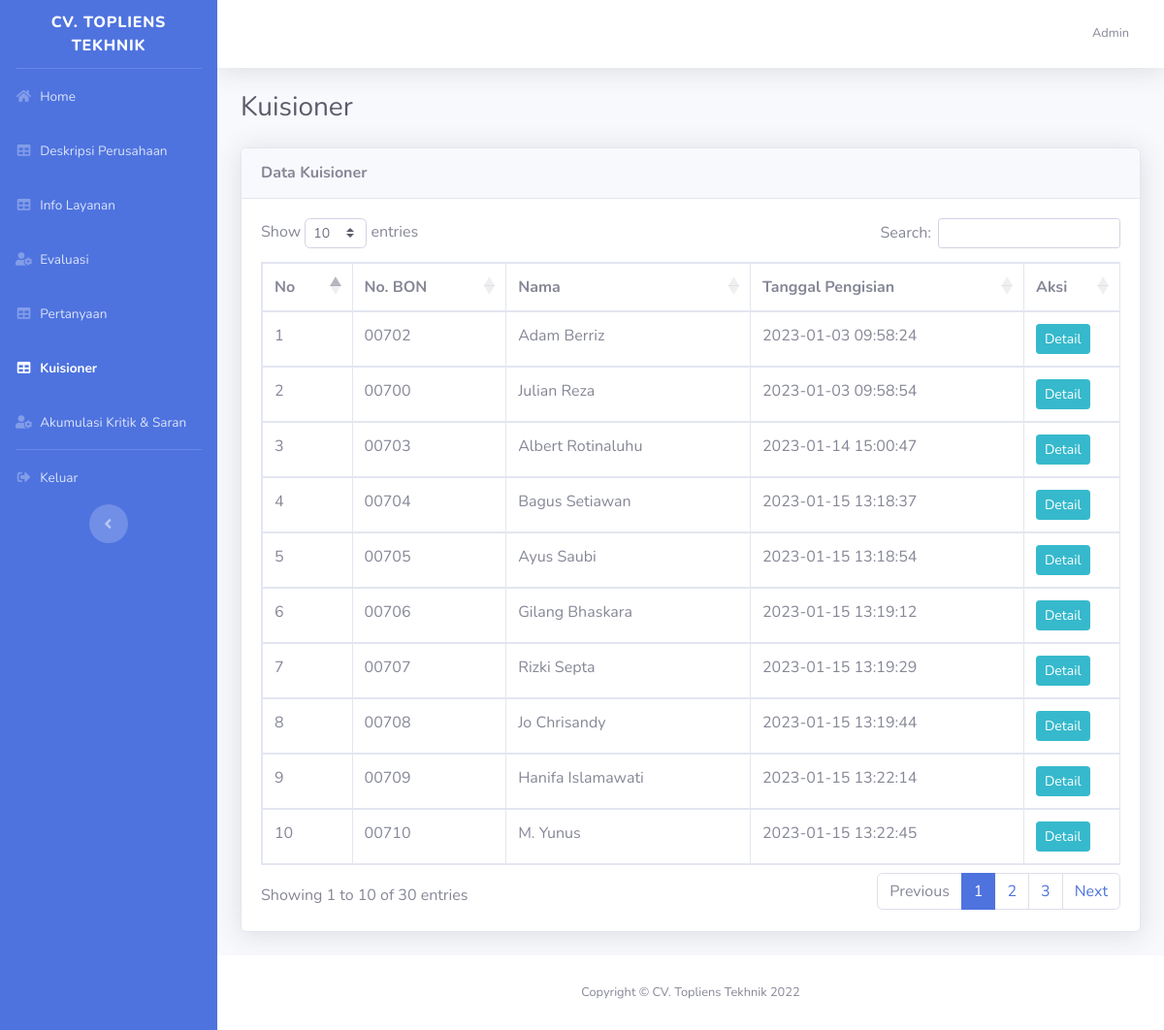
The app's page /dashboard/index.php?halaman=kuisioner (signed in) with its own data.
### tables this page shows
CREATE TABLE `tbl_user` (
  `id` int(11) NOT NULL,
  `nama` varchar(50) NOT NULL,
  `username` varchar(16) NOT NULL,
  `password` varchar(255) NOT NULL,
  `no_handphone` varchar(16) NOT NULL,
  `role` enum('customer','admin') NOT NULL
);

CREATE TABLE `tbl_kuisioner` (
  `id_kuisioner` int(11) NOT NULL,
  `username` varchar(16) NOT NULL,
  `tanggal` datetime NOT NULL
);

### dashboard/kuisioner.php (the view)
<h1 class="h3 mb-4 text-gray-800">Kuisioner</h1>
<div class="card shadow mb-4">
    <div class="card-header py-3 d-flex align-items-center justify-content-between">
        <h6 class="m-0 font-weight-bold">Data Kuisioner</h6>
    </div>
    <div class="card-body">
        <div class="table-responsive">
            <table class="table table-bordered" id="dataTable" width="100%" cellspacing="0">
                <thead>
                    <tr>
                        <th>No</th>
                        <th>No. BON</th>
                        <th>Nama</th>
                        <th>Tanggal Pengisian</th>
                        <th width="60px">Aksi</th>
                    </tr>
                </thead>
                <tbody>
                    <?php
                    $no = 1;
                    $query = mysqli_query($koneksi, "SELECT*FROM tbl_kuisioner tk JOIN tbl_user tu ON tk.username = tu.username");
                    while ($data = mysqli_fetch_assoc($query)) {
                    ?>
                        <tr>
                            <td><?= $no++ ?></td>
                            <td><?= $data['username'] ?></td>
                            <td><?= $data['nama'] ?></td>
                            <td><?= $data['tanggal'] ?></td>
                            <td>
                                <a href="index.php?halaman=detail-kuisioner&id=<?= $data['id_kuisioner'] ?>">
                                    <button class="btn btn-info btn-sm">Detail</button>
                                </a>
                            </td>
                        </tr>
                    <?php
                    }
                    ?>
                </tbody>
            </table>
        </div>
    </div>
</div>

### dashboard/index.php (shortened to what this page needs)
<!DOCTYPE html>
<html lang="en">
<?php
include '../koneksi.php';
$halaman = isset($_GET['halaman']) ? $_GET['halaman'] : '';
$query = mysqli_query($koneksi, "SELECT*FROM tbl_user where username='$_SESSION[username]'");
$user = mysqli_fetch_assoc($query);
?>
<head>
    <link href="../assets/vendor/fontawesome-free/css/all.min.css" rel="stylesheet" type="text/css">
    <link href="../assets/css/sb-admin-2.min.css" rel="stylesheet">
    <link href="https://cdnjs.cloudflare.com/ajax/libs/toastr.js/2.0.1/css/toastr.css" rel="stylesheet" />
    <link rel="stylesheet" href="https://cdn.datatables.net/1.12.1/css/dataTables.bootstrap5.min.css">
    <link rel="stylesheet" href="https://cdn.datatables.net/buttons/2.2.3/css/buttons.dataTables.min.css">
</head>
<body id="page-top">
    <div id="wrapper">
        <ul class="navbar-nav bg-primary sidebar sidebar-dark accordion" id="accordionSidebar">
            <a class="sidebar-brand d-flex align-items-center justify-content-center" href="index.html">
                <div class="sidebar-brand-text mx-3">
                    CV. Topliens Tekhnik
                </div>
            </a>
            <hr class="sidebar-divider my-0">
            <li class="nav-item <?= $halaman == '' ? 'active' : '' ?>">
                <a class="nav-link" href="index.php">
                    <i class="fas fa-fw fa-home"></i>
                    <span>Home</span>
                </a>
            </li>
            <li class="nav-item <?= $halaman == 'deskripsi-perusahaan' || $halaman == 'tambah-deskripsi-perusahaan' || $halaman == 'ubah-deskripsi-perusahaan' ? 'active' : '' ?>">
                <a class="nav-link" href="index.php?halaman=deskripsi-perusahaan">
                    <i class="fas fa-fw fa-table"></i>
                    <span>Deskripsi Perusahaan</span>
                </a>
            </li>
            <li class="nav-item <?= $halaman == 'info-layanan' || $halaman == 'tambah-info-layanan' || $halaman == 'ubah-info-layanan' ? 'active' : '' ?>">
                <a class="nav-link" href="index.php?halaman=info-layanan">
                    <i class="fas fa-fw fa-table"></i>
                    <span>Info Layanan</span>
                </a>
            </li>
            <?php
            if ($user['role'] == 'admin') {
            ?>
                <li class="nav-item <?= $halaman == 'evaluasi' || $halaman == 'tambah-evaluasi' || $halaman == 'ubah-evaluasi' ? 'active' : '' ?>">
                    <a class="nav-link" href="index.php?halaman=evaluasi">
                        <i class="fas fa-fw fa-user-cog"></i>
                        <span>Evaluasi</span>
                    </a>
                </li>
                <li class="nav-item <?= $halaman == 'pertanyaan' || $halaman == 'tambah-pertanyaan' || $halaman == 'ubah-pertanyaan' ? 'active' : '' ?>">
                    <a class="nav-link" href="index.php?halaman=pertanyaan">
                        <i class="fas fa-fw fa-table"></i>
                        <span>Pertanyaan</span>
                    </a>
                </li>
                <li class="nav-item <?= $halaman == 'kuisioner' || $halaman == 'detail-kuisioner' ? 'active' : '' ?>">
                    <a class="nav-link" href="index.php?halaman=kuisioner">
                        <i class="fas fa-fw fa-table"></i>
                        <span>Kuisioner</span>
                    </a>
                </li>
                <li class="nav-item <?= $halaman == 'akumulasi' || $halaman == 'tambah-akumulasi' || $halaman == 'ubah-akumulasi' ? 'active' : '' ?>">
                    <a class="nav-link" href="index.php?halaman=akumulasi">
                        <i class="fas fa-fw fa-user-cog"></i>
                        <span>Akumulasi Kritik & Saran</span>
                    </a>
                </li>
            <?php
            }
            ?>
            <hr class="sidebar-divider my-0">
            <li class="nav-item">
                <a href="../proses_autentikasi.php?aksi=logout" class="nav-link">
                    <i class="fas fa-fw fa-sign-out-alt"></i>
                    <span>Keluar</span>
                </a>
            </li>
            <div class="text-center d-none d-md-inline">
                <button class="rounded-circle border-0" id="sidebarToggle"></button>
            </div>
        </ul>
        <div id="content-wrapper" class="d-flex flex-column">
            <div id="content">
                <nav class="navbar navbar-expand navbar-light bg-white topbar mb-4 static-top shadow">
                    <ul class="navbar-nav ml-auto">
                        <li class="nav-item dropdown no-arrow">
                            <a class="nav-link dropdown-toggle" href="#" id="userDropdown" role="button" data-toggle="dropdown" aria-haspopup="true" aria-expanded="false">
                                <span class="mr-2 d-none d-lg-inline text-gray-600 small"><?= $_SESSION['login_type'] == 'user' ?  $user['nama']  : $user['nama_pegawai'] ?></span>
                            </a>
                        </li>
                    </ul>
                </nav>
                <div class="container-fluid">
                    <?php
                    if ($halaman == '') {
                        include './home.php';
                    } else if ($halaman == 'pertanyaan') {
                        include './pertanyaan.php';
                    } else if ($halaman == 'tambah-pertanyaan') {
                        include './tambah_pertanyaan.php';
                    } else if ($halaman == 'ubah-pertanyaan') {
                        include './ubah_pertanyaan.php';
                    } else if ($halaman == 'deskripsi-perusahaan') {
                        include './deskripsi_perusahaan.php';
                    } else if ($halaman == 'ubah-deskripsi-perusahaan') {
                        include './ubah_deskripsi_perusahaan.php';
                    } else if ($halaman == 'info-layanan') {
                        include './info_layanan.php';
                    } else if ($halaman == 'ubah-info-layanan') {
                        include './ubah_info_layanan.php';
                    } else if ($halaman == 'kritik-dan-saran') {
                        include './kritik_dan_saran.php';
                    } else if ($halaman == 'akumulasi') {
                        include './akumulasi2.php';
                    } else if ($halaman == 'akumulasi2') {
                        include './akumulasi.php';
                    } else if ($halaman == 'evaluasi') {
                        include './evaluasi.php';
                    } else if ($halaman == 'tambah-evaluasi') {
                        include './tambah_evaluasi.php';
                    } else if ($halaman == 'ubah-evaluasi') {
                        include './ubah_evaluasi.php';
                    } else if ($halaman == 'kuisioner') {
                        include './kuisioner.php';
                    } else if ($halaman == 'detail-kuisioner') {
                        include './detail_kuisioner.php';
                    }
                    ?>
                </div>
            </div>
            <footer class="sticky-footer bg-white">
                <div class="container my-auto">
                    <div class="copyright text-center my-auto">
                        <span>Copyright &copy; CV. Topliens Tekhnik 2022</span>
                    </div>
                </div>
            </footer>
        </div>
    </div>
</body>
</html>

### records on screen
tbl_user: nama "Admin"
tbl_kuisioner: tbl_user.username "00702", tbl_user.nama "Adam Berriz", tanggal "2023-01-03 09:58:24"
tbl_kuisioner: tbl_user.username "00700", tbl_user.nama "Julian Reza", tanggal "2023-01-03 09:58:54"
tbl_kuisioner: tbl_user.username "00703", tbl_user.nama "Albert Rotinaluhu", tanggal "2023-01-14 15:00:47"
tbl_kuisioner: tbl_user.username "00704", tbl_user.nama "Bagus Setiawan", tanggal "2023-01-15 13:18:37"
tbl_kuisioner: tbl_user.username "00705", tbl_user.nama "Ayus Saubi", tanggal "2023-01-15 13:18:54"
tbl_kuisioner: tbl_user.username "00706", tbl_user.nama "Gilang Bhaskara", tanggal "2023-01-15 13:19:12"
tbl_kuisioner: tbl_user.username "00707", tbl_user.nama "Rizki Septa", tanggal "2023-01-15 13:19:29"
tbl_kuisioner: tbl_user.username "00708", tbl_user.nama "Jo Chrisandy", tanggal "2023-01-15 13:19:44"
tbl_kuisioner: tbl_user.username "00709", tbl_user.nama "Hanifa Islamawati", tanggal "2023-01-15 13:22:14"
tbl_kuisioner: tbl_user.username "00710", tbl_user.nama "M. Yunus", tanggal "2023-01-15 13:22:45"
